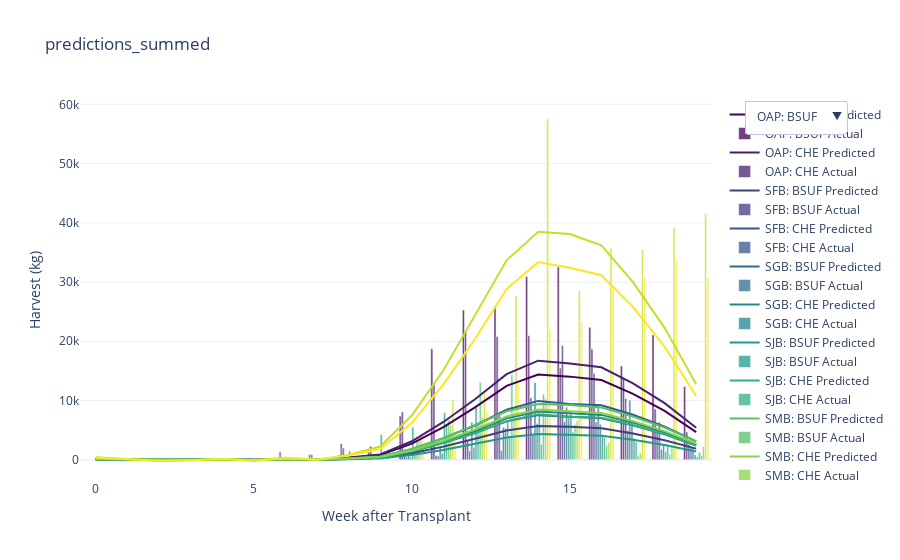

Write notebook code for a chart like this one.
### Code cell
fig.show()

### Figure 1 — Plotly figure (JSON) as saved in the notebook; plotly's stock layout.template omitted (floating-point values rounded to 4 significant figures)
{"data": [{"line": {"color": "rgb(68, 1, 84)"}, "name": "OAP: BSUF Predicted", "type": "scatter", "x": [0, 1, 2, 3, 4, 5, 6, 7, 8, 9, 10, 11, 12, 13, 14, 15, 16, 17, 18, 19], "y": [141.6, 42.13, -79.0, -33.19, 48.55, -66.73, 118.2, 3.886, 302.0, 783.4, 2703.0, 5513.0, 8840.0, 12460.0, 14380.0, 14020.0, 13440.0, 11120.0, 8240.0, 4658.0]}, {"marker": {"color": "rgb(68, 1, 84)"}, "name": "OAP: BSUF Actual", "opacity": 0.75, "type": "bar", "x": [0, 1, 2, 3, 4, 5, 6, 7, 8, 9, 10, 11, 12, 13, 14, 15, 16, 17, 18, 19], "y": [0.0, 0.0, 0.0, 0.0, 0.0, 0.0, 247.0, 0.0, 0.0, 1280.0, 7385.0, 18730.0, 25270.0, 25940.0, 30950.0, 32540.0, 22350.0, 15830.0, 21070.0, 12350.0]}, {"line": {"color": "rgb(71, 33, 113)"}, "name": "OAP: CHE Predicted", "type": "scatter", "x": [0, 1, 2, 3, 4, 5, 6, 7, 8, 9, 10, 11, 12, 13, 14, 15, 16, 17, 18, 19], "y": [159.3, 50.94, -90.76, -40.13, 56.78, -84.15, 137.0, 6.073, 352.2, 894.5, 3112.0, 6369.0, 10200.0, 14440.0, 16720.0, 16230.0, 15600.0, 12890.0, 9550.0, 5377.0]}, {"marker": {"color": "rgb(71, 33, 113)"}, "name": "OAP: CHE Actual", "opacity": 0.75, "type": "bar", "x": [0, 1, 2, 3, 4, 5, 6, 7, 8, 9, 10, 11, 12, 13, 14, 15, 16, 17, 18, 19], "y": [0.0, 0.0, 0.0, 0.0, 0.0, 0.0, 0.0, 0.0, 796.0, 2267.0, 8092.0, 12700.0, 21520.0, 20780.0, 20930.0, 15470.0, 18700.0, 13830.0, 8567.0, 4687.0]}, {"line": {"color": "rgb(66, 61, 131)"}, "name": "SFB: BSUF Predicted", "type": "scatter", "x": [0, 1, 2, 3, 4, 5, 6, 7, 8, 9, 10, 11, 12, 13, 14, 15, 16, 17, 18, 19], "y": [58.4, 13.8, -31.92, -12.25, 20.12, -20.77, 46.97, 0.8881, 118.6, 319.1, 1086.0, 2203.0, 3542.0, 4942.0, 5673.0, 5580.0, 5321.0, 4405.0, 3269.0, 1862.0]}, {"marker": {"color": "rgb(66, 61, 131)"}, "name": "SFB: BSUF Actual", "opacity": 0.75, "type": "bar", "x": [0, 1, 2, 3, 4, 5, 6, 7, 8, 9, 10, 11, 12, 13, 14, 15, 16, 17, 18, 19], "y": [0.0, 0.0, 0.0, 0.0, 0.0, 129.0, 0.0, 852.0, 2724.0, 0.0, 1261.0, 726.0, 3146.0, 7817.0, 10480.0, 19270.0, 14580.0, 10320.0, 4596.0, 2564.0]}, {"line": {"color": "rgb(56, 87, 139)"}, "name": "SFB: CHE Predicted", "type": "scatter", "x": [0, 1, 2, 3, 4, 5, 6, 7, 8, 9, 10, 11, 12, 13, 14, 15, 16, 17, 18, 19], "y": [81.52, 43.66, -60.48, -20.98, 31.24, -83.64, 72.54, 5.593, 209.1, 481.7, 1759.0, 3644.0, 5769.0, 8434.0, 9925.0, 9392.0, 9176.0, 7575.0, 5586.0, 3078.0]}, {"marker": {"color": "rgb(56, 87, 139)"}, "name": "SFB: CHE Actual", "opacity": 0.75, "type": "bar", "x": [0, 1, 2, 3, 4, 5, 6, 7, 8, 9, 10, 11, 12, 13, 14, 15, 16, 17, 18, 19], "y": [0.0, 0.0, 0.0, 0.0, 0.0, 213.0, 1333.0, 883.0, 2004.0, 0.0, 470.0, 624.0, 1476.0, 1531.0, 4268.0, 6402.0, 6340.0, 4926.0, 6382.0, 2066.0]}, {"line": {"color": "rgb(46, 111, 142)"}, "name": "SGB: BSUF Predicted", "type": "scatter", "x": [0, 1, 2, 3, 4, 5, 6, 7, 8, 9, 10, 11, 12, 13, 14, 15, 16, 17, 18, 19], "y": [69.02, 27.11, -45.0, -15.06, 24.52, -47.66, 57.55, 2.47, 157.8, 392.0, 1383.0, 2835.0, 4521.0, 6466.0, 7522.0, 7246.0, 7001.0, 5789.0, 4281.0, 2397.0]}, {"marker": {"color": "rgb(46, 111, 142)"}, "name": "SGB: BSUF Actual", "opacity": 0.75, "type": "bar", "x": [0, 1, 2, 3, 4, 5, 6, 7, 8, 9, 10, 11, 12, 13, 14, 15, 16, 17, 18, 19], "y": [0.0, 0.0, 0.0, 0.0, 0.0, 0.0, 0.0, 33.0, 116.0, 307.0, 1513.0, 2223.0, 6290.0, 5475.0, 13020.0, 8873.0, 9305.0, 10040.0, 1758.0, 2074.0]}, {"line": {"color": "rgb(37, 133, 142)"}, "name": "SGB: CHE Predicted", "type": "scatter", "x": [0, 1, 2, 3, 4, 5, 6, 7, 8, 9, 10, 11, 12, 13, 14, 15, 16, 17, 18, 19], "y": [72.1, 30.35, -48.67, -18.06, 26.56, -55.47, 61.95, 3.235, 170.7, 415.1, 1480.0, 3046.0, 4847.0, 6977.0, 8144.0, 7804.0, 7564.0, 6251.0, 4619.0, 2573.0]}, {"marker": {"color": "rgb(37, 133, 142)"}, "name": "SGB: CHE Actual", "opacity": 0.75, "type": "bar", "x": [0, 1, 2, 3, 4, 5, 6, 7, 8, 9, 10, 11, 12, 13, 14, 15, 16, 17, 18, 19], "y": [0.0, 0.0, 0.0, 0.0, 0.0, 0.0, 0.0, 0.0, 36.0, 108.0, 471.0, 1097.0, 2079.0, 5314.0, 6126.0, 7149.0, 5984.0, 6390.0, 2642.0, 832.0]}, {"line": {"color": "rgb(32, 155, 137)"}, "name": "SJB: BSUF Predicted", "type": "scatter", "x": [0, 1, 2, 3, 4, 5, 6, 7, 8, 9, 10, 11, 12, 13, 14, 15, 16, 17, 18, 19], "y": [41.33, 13.84, -25.56, -8.953, 14.74, -24.2, 33.99, 1.484, 90.9, 231.7, 807.0, 1649.0, 2636.0, 3741.0, 4335.0, 4203.0, 4045.0, 3345.0, 2476.0, 1394.0]}, {"marker": {"color": "rgb(32, 155, 137)"}, "name": "SJB: BSUF Actual", "opacity": 0.75, "type": "bar", "x": [0, 1, 2, 3, 4, 5, 6, 7, 8, 9, 10, 11, 12, 13, 14, 15, 16, 17, 18, 19], "y": [0.0, 0.0, 0.0, 0.0, 0.0, 0.0, 0.0, 0.0, 1482.0, 4236.0, 5472.0, 7925.0, 8861.0, 6686.0, 7671.0, 8114.0, 4190.0, 3624.0, 1331.0, 460.0]}, {"line": {"color": "rgb(47, 176, 125)"}, "name": "SJB: CHE Predicted", "type": "scatter", "x": [0, 1, 2, 3, 4, 5, 6, 7, 8, 9, 10, 11, 12, 13, 14, 15, 16, 17, 18, 19], "y": [63.56, 32.52, -48.28, -16.08, 24.39, -64.45, 55.07, 4.448, 161.0, 373.2, 1360.0, 2815.0, 4456.0, 6509.0, 7656.0, 7252.0, 7083.0, 5849.0, 4313.0, 2378.0]}, {"marker": {"color": "rgb(47, 176, 125)"}, "name": "SJB: CHE Actual", "opacity": 0.75, "type": "bar", "x": [0, 1, 2, 3, 4, 5, 6, 7, 8, 9, 10, 11, 12, 13, 14, 15, 16, 17, 18, 19], "y": [0.0, 0.0, 0.0, 0.0, 0.0, 0.0, 0.0, 0.0, 507.0, 742.0, 1671.0, 5822.0, 6039.0, 3924.0, 2597.0, 4681.0, 3747.0, 3036.0, 2483.0, 1238.0]}, {"line": {"color": "rgb(84, 196, 103)"}, "name": "SMB: BSUF Predicted", "type": "scatter", "x": [0, 1, 2, 3, 4, 5, 6, 7, 8, 9, 10, 11, 12, 13, 14, 15, 16, 17, 18, 19], "y": [95.8, 23.93, -52.28, -20.87, 33.07, -35.31, 77.63, 2.084, 196.2, 525.4, 1791.0, 3637.0, 5845.0, 8169.0, 9385.0, 9218.0, 8797.0, 7282.0, 5402.0, 3074.0]}, {"marker": {"color": "rgb(84, 196, 103)"}, "name": "SMB: BSUF Actual", "opacity": 0.75, "type": "bar", "x": [0, 1, 2, 3, 4, 5, 6, 7, 8, 9, 10, 11, 12, 13, 14, 15, 16, 17, 18, 19], "y": [0.0, 0.0, 0.0, 0.0, 0.0, 0.0, 0.0, 0.0, 480.0, 0.0, 3236.0, 6670.0, 13070.0, 14370.0, 11040.0, 5944.0, 2399.0, 710.0, 869.0, 715.0]}, {"line": {"color": "rgb(136, 212, 72)"}, "name": "SMB: CHE Predicted", "type": "scatter", "x": [0, 1, 2, 3, 4, 5, 6, 7, 8, 9, 10, 11, 12, 13, 14, 15, 16, 17, 18, 19], "y": [77.73, 28.72, -49.18, -18.86, 28.61, -50.32, 66.02, 3.619, 177.6, 442.6, 1558.0, 3195.0, 5098.0, 7279.0, 8459.0, 8161.0, 7876.0, 6511.0, 4816.0, 2699.0]}, {"marker": {"color": "rgb(136, 212, 72)"}, "name": "SMB: CHE Actual", "opacity": 0.75, "type": "bar", "x": [0, 1, 2, 3, 4, 5, 6, 7, 8, 9, 10, 11, 12, 13, 14, 15, 16, 17, 18, 19], "y": [0.0, 0.0, 0.0, 0.0, 0.0, 0.0, 0.0, 0.0, 0.0, 1023.0, 3443.0, 5855.0, 7161.0, 8003.0, 10300.0, 6524.0, 2888.0, 1185.0, 2180.0, 2236.0]}, {"line": {"color": "rgb(194, 224, 42)"}, "name": "VAP: BSUF Predicted", "type": "scatter", "x": [0, 1, 2, 3, 4, 5, 6, 7, 8, 9, 10, 11, 12, 13, 14, 15, 16, 17, 18, 19], "y": [414.3, 72.71, -223.7, -88.84, 140.0, -108.7, 320.7, 3.151, 802.1, 2217.0, 7463.0, 15090.0, 24300.0, 33660.0, 38470.0, 38090.0, 36180.0, 29980.0, 22260.0, 12750.0]}, {"marker": {"color": "rgb(194, 224, 42)"}, "name": "VAP: BSUF Actual", "opacity": 0.75, "type": "bar", "x": [0, 1, 2, 3, 4, 5, 6, 7, 8, 9, 10, 11, 12, 13, 14, 15, 16, 17, 18, 19], "y": [0.0, 0.0, 0.0, 0.0, 0.0, 0.0, 0.0, 0.0, 24.0, 587.0, 4292.0, 10140.0, 11270.0, 27650.0, 57530.0, 28500.0, 35780.0, 35540.0, 39200.0, 41520.0]}, {"line": {"color": "rgb(253, 231, 37)"}, "name": "VAP: CHE Predicted", "type": "scatter", "x": [0, 1, 2, 3, 4, 5, 6, 7, 8, 9, 10, 11, 12, 13, 14, 15, 16, 17, 18, 19], "y": [323.0, 93.56, -202.5, -76.54, 115.2, -173.3, 261.6, 10.0, 699.4, 1792.0, 6234.0, 12730.0, 20350.0, 28830.0, 33360.0, 32410.0, 31150.0, 25770.0, 19080.0, 10750.0]}, {"marker": {"color": "rgb(253, 231, 37)"}, "name": "VAP: CHE Actual", "opacity": 0.75, "type": "bar", "x": [0, 1, 2, 3, 4, 5, 6, 7, 8, 9, 10, 11, 12, 13, 14, 15, 16, 17, 18, 19], "y": [0.0, 0.0, 0.0, 0.0, 0.0, 0.0, 0.0, 0.0, 0.0, 40.0, 2283.0, 3014.0, 8268.0, 12950.0, 21940.0, 23380.0, 28990.0, 30830.0, 33810.0, 30770.0]}], "layout": {"title": {"text": "predictions_summed"}, "updatemenus": [{"active": 0, "buttons": [{"args": [{"visible": [true, true, false, false, false, false, false, false, false, false, false, false, false, false, false, false, false, false, false, false, false, false, false, false]}, {"title": "Selected: OAP: BSUF"}], "label": "OAP: BSUF", "method": "update"}, {"args": [{"visible": [false, false, true, true, false, false, false, false, false, false, false, false, false, false, false, false, false, false, false, false, false, false, false, false]}, {"title": "Selected: OAP: CHE"}], "label": "OAP: CHE", "method": "update"}, {"args": [{"visible": [false, false, false, false, true, true, false, false, false, false, false, false, false, false, false, false, false, false, false, false, false, false, false, false]}, {"title": "Selected: SFB: BSUF"}], "label": "SFB: BSUF", "method": "update"}, {"args": [{"visible": [false, false, false, false, false, false, true, true, false, false, false, false, false, false, false, false, false, false, false, false, false, false, false, false]}, {"title": "Selected: SFB: CHE"}], "label": "SFB: CHE", "method": "update"}, {"args": [{"visible": [false, false, false, false, false, false, false, false, true, true, false, false, false, false, false, false, false, false, false, false, false, false, false, false]}, {"title": "Selected: SGB: BSUF"}], "label": "SGB: BSUF", "method": "update"}, {"args": [{"visible": [false, false, false, false, false, false, false, false, false, false, true, true, false, false, false, false, false, false, false, false, false, false, false, false]}, {"title": "Selected: SGB: CHE"}], "label": "SGB: CHE", "method": "update"}, {"args": [{"visible": [false, false, false, false, false, false, false, false, false, false, false, false, true, true, false, false, false, false, false, false, false, false, false, false]}, {"title": "Selected: SJB: BSUF"}], "label": "SJB: BSUF", "method": "update"}, {"args": [{"visible": [false, false, false, false, false, false, false, false, false, false, false, false, false, false, true, true, false, false, false, false, false, false, false, false]}, {"title": "Selected: SJB: CHE"}], "label": "SJB: CHE", "method": "update"}, {"args": [{"visible": [false, false, false, false, false, false, false, false, false, false, false, false, false, false, false, false, true, true, false, false, false, false, false, false]}, {"title": "Selected: SMB: BSUF"}], "label": "SMB: BSUF", "method": "update"}, {"args": [{"visible": [false, false, false, false, false, false, false, false, false, false, false, false, false, false, false, false, false, false, true, true, false, false, false, false]}, {"title": "Selected: SMB: CHE"}], "label": "SMB: CHE", "method": "update"}, {"args": [{"visible": [false, false, false, false, false, false, false, false, false, false, false, false, false, false, false, false, false, false, false, false, true, true, false, false]}, {"title": "Selected: VAP: BSUF"}], "label": "VAP: BSUF", "method": "update"}, {"args": [{"visible": [false, false, false, false, false, false, false, false, false, false, false, false, false, false, false, false, false, false, false, false, false, false, true, true]}, {"title": "Selected: VAP: CHE"}], "label": "VAP: CHE", "method": "update"}, {"args": [{"visible": [true, true, true, true, true, true, true, true, true, true, true, true, true, true, true, true, true, true, true, true, true, true, true, true]}, {"title": "All Traces Visible"}], "label": "Show All", "method": "update"}], "direction": "down", "showactive": true, "x": 1.05, "xanchor": "left", "y": 1, "yanchor": "top"}], "xaxis": {"title": {"text": "Week after Transplant"}}, "yaxis": {"title": {"text": "Harvest (kg)"}}}}
